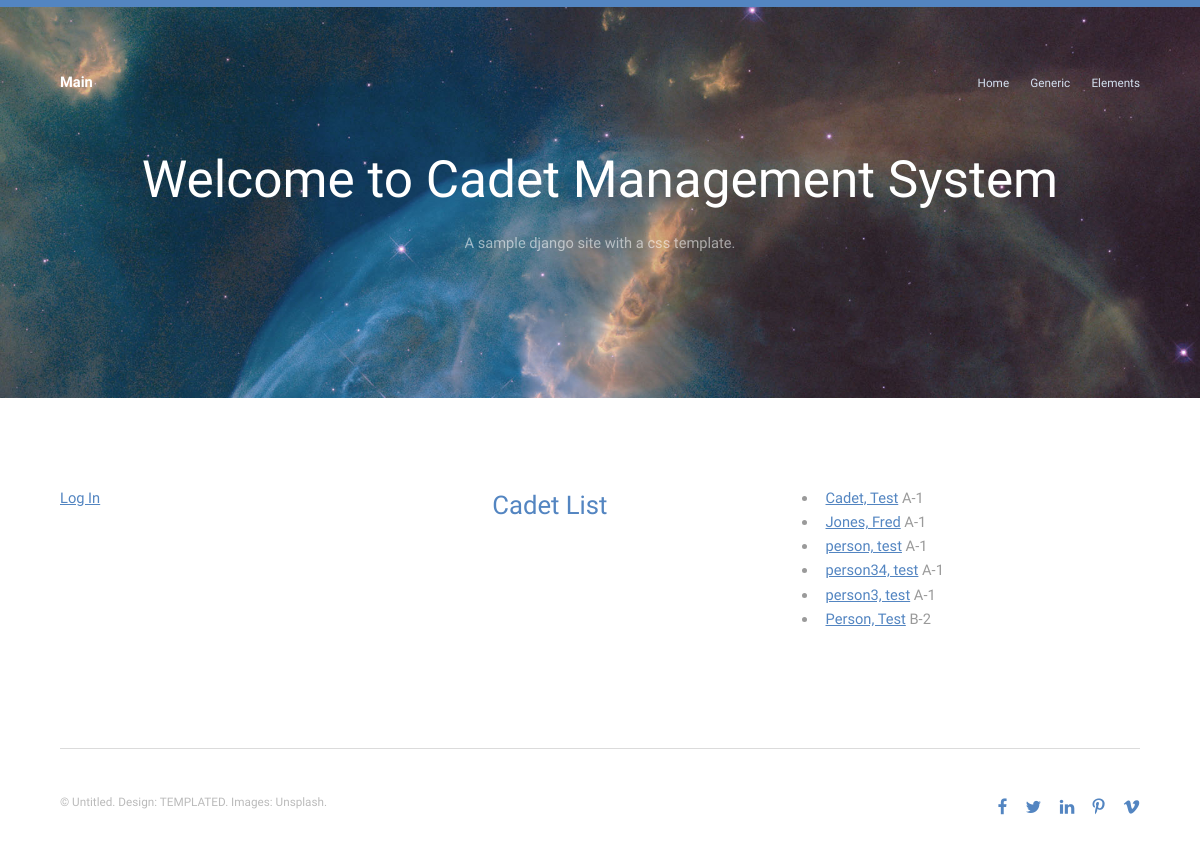
/users/, run on an earlier commit of the app's database.
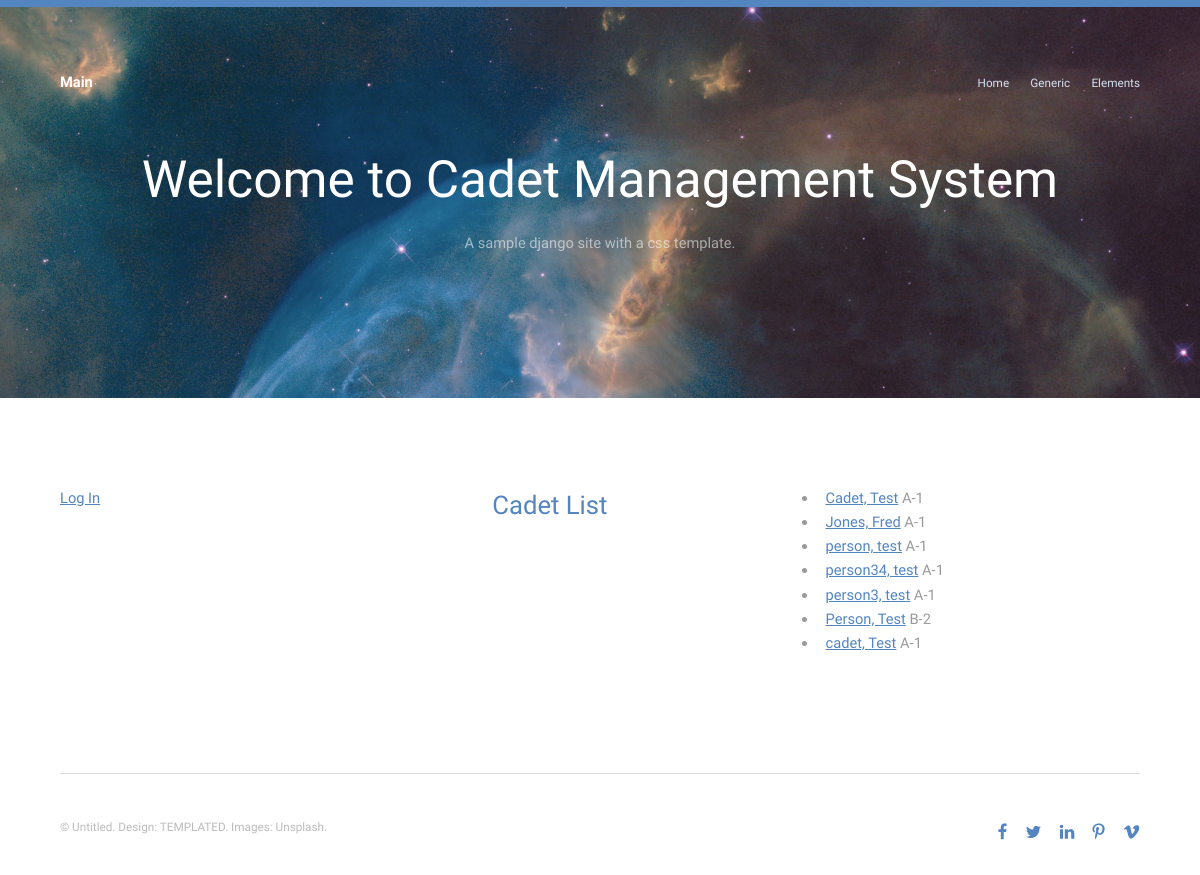
And on a later commit of the database.
### users/models.py (models this page shows, shortened)
class Cadet(models.Model):
    first = models.CharField(max_length=200)
    last = models.CharField(max_length=200)
    xnumber = models.CharField(max_length=8)
    company = models.ForeignKey(Company, on_delete=models.CASCADE, default=1)
    def name(self):
        return (self.last + ", " + self.first)

class Company(models.Model):
    shortname = models.CharField(max_length=1) #A, B, C, etc.
    longname = models.CharField(max_length=50) #Alpha, Bravo, Charlie etc.
    regiment = models.IntegerField() #1,2,3,4
    motto = models.CharField(max_length=100) #Go Buffs!  Go Greeks, etc.
    mascot = models.CharField(max_length=100) #Buffalos, Greeks.
    def __str__(self):
        return (self.shortname + "-" + str(self.regiment))

### users/views.py (the view)
# urls.py: path('', views.index, name='index'),
def index(request):
    cadets = Cadet.objects.all() #Grab all cadets from database
    context = {'cadets': cadets} #fill a context with the cadet list
    template = loader.get_template('users/index.html') #Get the template we created
    return HttpResponse(template.render(context, request)) #Render the template with the context

### users/templates/users/index.html (shortened to what this page needs)
{% extends 'users/base_generic.html' %}
{% block content %}
{% if user.is_authenticated %}
<p>Welcome, {{ user.get_username }}.
<a href="{% url 'logout' %}">Log Out</a>
{% else %}
<a href="{% url 'login' %}">Log In</a>
{% endif %}
<p>
<h2>Cadet List</h2>
{% if cadets %}
<ul>
  {% for cadet in cadets %}
      <li><a href="./{{cadet.id}}">{{cadet.name}}</a> {{cadet.company}}</li>
  {% endfor %}
</ul>
{% else %}
<p>No cadets in database</p>
{% endif %}
</p>
{% endblock %}

What changed in the data, as far as the page shows it:
added Cadet: name "cadet, Test", company "A-1"
